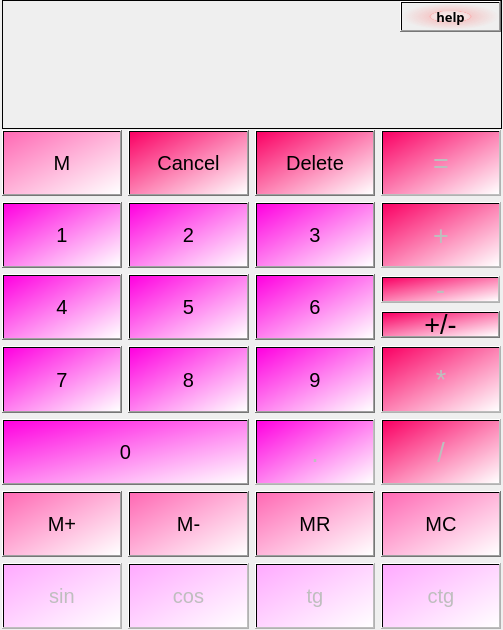
<?xml version="1.0" encoding="UTF-8"?>
<ui version="4.0">
 <class>MainWindow</class>
 <widget class="QMainWindow" name="MainWindow">
  <property name="enabled">
   <bool>true</bool>
  </property>
  <property name="geometry">
   <rect>
    <x>0</x>
    <y>0</y>
    <width>503</width>
    <height>630</height>
   </rect>
  </property>
  <property name="sizePolicy">
   <sizepolicy hsizetype="Fixed" vsizetype="Fixed">
    <horstretch>0</horstretch>
    <verstretch>0</verstretch>
   </sizepolicy>
  </property>
  <property name="minimumSize">
   <size>
    <width>503</width>
    <height>630</height>
   </size>
  </property>
  <property name="maximumSize">
   <size>
    <width>503</width>
    <height>630</height>
   </size>
  </property>
  <property name="windowTitle">
   <string>MainWindow</string>
  </property>
  <widget class="QWidget" name="centralwidget">
   <widget class="QLabel" name="lbl_for_text">
    <property name="geometry">
     <rect>
      <x>2</x>
      <y>0</y>
      <width>500</width>
      <height>129</height>
     </rect>
    </property>
    <property name="minimumSize">
     <size>
      <width>500</width>
      <height>129</height>
     </size>
    </property>
    <property name="maximumSize">
     <size>
      <width>500</width>
      <height>129</height>
     </size>
    </property>
    <property name="font">
     <font>
      <pointsize>20</pointsize>
     </font>
    </property>
    <property name="styleSheet">
     <string notr="true"/>
    </property>
    <property name="frameShape">
     <enum>QFrame::Box</enum>
    </property>
    <property name="frameShadow">
     <enum>QFrame::Plain</enum>
    </property>
    <property name="text">
     <string/>
    </property>
    <property name="textFormat">
     <enum>Qt::AutoText</enum>
    </property>
    <property name="scaledContents">
     <bool>false</bool>
    </property>
    <property name="wordWrap">
     <bool>false</bool>
    </property>
    <property name="openExternalLinks">
     <bool>false</bool>
    </property>
    <property name="textInteractionFlags">
     <set>Qt::NoTextInteraction</set>
    </property>
   </widget>
   <widget class="QWidget" name="formLayoutWidget">
    <property name="geometry">
     <rect>
      <x>0</x>
      <y>130</y>
      <width>501</width>
      <height>499</height>
     </rect>
    </property>
    <layout class="QGridLayout" name="lt_for_numbers">
     <property name="sizeConstraint">
      <enum>QLayout::SetNoConstraint</enum>
     </property>
     <property name="leftMargin">
      <number>2</number>
     </property>
     <property name="rightMargin">
      <number>0</number>
     </property>
     <item row="7" column="2">
      <widget class="QPushButton" name="btn_for_MR">
       <property name="sizePolicy">
        <sizepolicy hsizetype="MinimumExpanding" vsizetype="MinimumExpanding">
         <horstretch>0</horstretch>
         <verstretch>0</verstretch>
        </sizepolicy>
       </property>
       <property name="font">
        <font>
         <pointsize>15</pointsize>
        </font>
       </property>
       <property name="styleSheet">
        <string notr="true">background-color: qlineargradient(spread:pad, x1:0, y1:0, x2:1, y2:1, stop:0 rgba(255, 105, 180, 255), stop:1 rgba(255, 255, 255, 255));</string>
       </property>
       <property name="text">
        <string>MR</string>
       </property>
      </widget>
     </item>
     <item row="5" column="0">
      <widget class="QPushButton" name="btn_for_7">
       <property name="sizePolicy">
        <sizepolicy hsizetype="MinimumExpanding" vsizetype="MinimumExpanding">
         <horstretch>0</horstretch>
         <verstretch>0</verstretch>
        </sizepolicy>
       </property>
       <property name="font">
        <font>
         <pointsize>15</pointsize>
        </font>
       </property>
       <property name="styleSheet">
        <string notr="true">background-color: qlineargradient(spread:pad, x1:0, y1:0, x2:1, y2:1, stop:0 rgba(255, 0, 224, 255), stop:1 rgba(255, 255, 255, 255));</string>
       </property>
       <property name="text">
        <string>7</string>
       </property>
      </widget>
     </item>
     <item row="0" column="1">
      <widget class="QPushButton" name="btn_for_cancel">
       <property name="sizePolicy">
        <sizepolicy hsizetype="MinimumExpanding" vsizetype="MinimumExpanding">
         <horstretch>0</horstretch>
         <verstretch>0</verstretch>
        </sizepolicy>
       </property>
       <property name="font">
        <font>
         <pointsize>15</pointsize>
        </font>
       </property>
       <property name="styleSheet">
        <string notr="true">background-color: qlineargradient(spread:pad, x1:0, y1:0, x2:1, y2:1, stop:0 rgba(250, 0, 100, 255), stop:1 rgba(255, 255, 255, 255));</string>
       </property>
       <property name="text">
        <string>Cancel</string>
       </property>
      </widget>
     </item>
     <item row="7" column="3">
      <widget class="QPushButton" name="btn_for_MC">
       <property name="sizePolicy">
        <sizepolicy hsizetype="MinimumExpanding" vsizetype="MinimumExpanding">
         <horstretch>0</horstretch>
         <verstretch>0</verstretch>
        </sizepolicy>
       </property>
       <property name="font">
        <font>
         <pointsize>15</pointsize>
        </font>
       </property>
       <property name="styleSheet">
        <string notr="true">background-color: qlineargradient(spread:pad, x1:0, y1:0, x2:1, y2:1, stop:0 rgba(255, 105, 180, 255), stop:1 rgba(255, 255, 255, 255));</string>
       </property>
       <property name="text">
        <string>MC</string>
       </property>
      </widget>
     </item>
     <item row="8" column="1">
      <widget class="QPushButton" name="btn_cos">
       <property name="enabled">
        <bool>false</bool>
       </property>
       <property name="sizePolicy">
        <sizepolicy hsizetype="MinimumExpanding" vsizetype="MinimumExpanding">
         <horstretch>0</horstretch>
         <verstretch>0</verstretch>
        </sizepolicy>
       </property>
       <property name="font">
        <font>
         <pointsize>15</pointsize>
        </font>
       </property>
       <property name="styleSheet">
        <string notr="true">background-color: qlineargradient(spread:pad, x1:0, y1:0, x2:1, y2:1, stop:0 rgba(255, 170, 255, 255), stop:1 rgba(255, 255, 255, 255));</string>
       </property>
       <property name="text">
        <string>cos</string>
       </property>
      </widget>
     </item>
     <item row="3" column="2">
      <widget class="QPushButton" name="btn_for_3">
       <property name="sizePolicy">
        <sizepolicy hsizetype="MinimumExpanding" vsizetype="MinimumExpanding">
         <horstretch>0</horstretch>
         <verstretch>0</verstretch>
        </sizepolicy>
       </property>
       <property name="font">
        <font>
         <pointsize>15</pointsize>
        </font>
       </property>
       <property name="styleSheet">
        <string notr="true">background-color: qlineargradient(spread:pad, x1:0, y1:0, x2:1, y2:1, stop:0 rgba(255, 0, 224, 255), stop:1 rgba(255, 255, 255, 255));</string>
       </property>
       <property name="text">
        <string>3</string>
       </property>
      </widget>
     </item>
     <item row="0" column="3">
      <widget class="QPushButton" name="btn_for_equall">
       <property name="enabled">
        <bool>false</bool>
       </property>
       <property name="sizePolicy">
        <sizepolicy hsizetype="MinimumExpanding" vsizetype="MinimumExpanding">
         <horstretch>0</horstretch>
         <verstretch>0</verstretch>
        </sizepolicy>
       </property>
       <property name="font">
        <font>
         <pointsize>20</pointsize>
        </font>
       </property>
       <property name="styleSheet">
        <string notr="true">background-color: qlineargradient(spread:pad, x1:0, y1:0, x2:1, y2:1, stop:0 rgba(250, 0, 100, 255), stop:1 rgba(255, 255, 255, 255));</string>
       </property>
       <property name="text">
        <string>=</string>
       </property>
      </widget>
     </item>
     <item row="0" column="2">
      <widget class="QPushButton" name="btn_for_delete">
       <property name="sizePolicy">
        <sizepolicy hsizetype="MinimumExpanding" vsizetype="MinimumExpanding">
         <horstretch>0</horstretch>
         <verstretch>0</verstretch>
        </sizepolicy>
       </property>
       <property name="font">
        <font>
         <pointsize>15</pointsize>
        </font>
       </property>
       <property name="styleSheet">
        <string notr="true">background-color: qlineargradient(spread:pad, x1:0, y1:0, x2:1, y2:1, stop:0 rgba(250, 0, 100, 255), stop:1 rgba(255, 255, 255, 255));</string>
       </property>
       <property name="text">
        <string>Delete</string>
       </property>
      </widget>
     </item>
     <item row="4" column="2">
      <widget class="QPushButton" name="btn_for_6">
       <property name="sizePolicy">
        <sizepolicy hsizetype="MinimumExpanding" vsizetype="MinimumExpanding">
         <horstretch>0</horstretch>
         <verstretch>0</verstretch>
        </sizepolicy>
       </property>
       <property name="font">
        <font>
         <pointsize>15</pointsize>
        </font>
       </property>
       <property name="styleSheet">
        <string notr="true">background-color: qlineargradient(spread:pad, x1:0, y1:0, x2:1, y2:1, stop:0 rgba(255, 0, 224, 255), stop:1 rgba(255, 255, 255, 255));</string>
       </property>
       <property name="text">
        <string>6</string>
       </property>
      </widget>
     </item>
     <item row="3" column="0">
      <widget class="QPushButton" name="btn_for_1">
       <property name="sizePolicy">
        <sizepolicy hsizetype="MinimumExpanding" vsizetype="MinimumExpanding">
         <horstretch>0</horstretch>
         <verstretch>0</verstretch>
        </sizepolicy>
       </property>
       <property name="font">
        <font>
         <pointsize>15</pointsize>
        </font>
       </property>
       <property name="styleSheet">
        <string notr="true">background-color: qlineargradient(spread:pad, x1:0, y1:0, x2:1, y2:1, stop:0 rgba(255, 0, 224, 255), stop:1 rgba(255, 255, 255, 255));</string>
       </property>
       <property name="text">
        <string>1</string>
       </property>
      </widget>
     </item>
     <item row="6" column="2">
      <widget class="QPushButton" name="btn_for_point">
       <property name="enabled">
        <bool>false</bool>
       </property>
       <property name="sizePolicy">
        <sizepolicy hsizetype="MinimumExpanding" vsizetype="MinimumExpanding">
         <horstretch>0</horstretch>
         <verstretch>0</verstretch>
        </sizepolicy>
       </property>
       <property name="font">
        <font>
         <pointsize>20</pointsize>
        </font>
       </property>
       <property name="styleSheet">
        <string notr="true">background-color: qlineargradient(spread:pad, x1:0, y1:0, x2:1, y2:1, stop:0 rgba(255, 0, 224, 255), stop:1 rgba(255, 255, 255, 255));</string>
       </property>
       <property name="text">
        <string>.</string>
       </property>
      </widget>
     </item>
     <item row="6" column="3">
      <widget class="QPushButton" name="btn_for_div">
       <property name="enabled">
        <bool>false</bool>
       </property>
       <property name="sizePolicy">
        <sizepolicy hsizetype="MinimumExpanding" vsizetype="MinimumExpanding">
         <horstretch>0</horstretch>
         <verstretch>0</verstretch>
        </sizepolicy>
       </property>
       <property name="font">
        <font>
         <pointsize>20</pointsize>
        </font>
       </property>
       <property name="styleSheet">
        <string notr="true">background-color: qlineargradient(spread:pad, x1:0, y1:0, x2:1, y2:1, stop:0 rgba(250, 0, 100, 255), stop:1 rgba(255, 255, 255, 255));</string>
       </property>
       <property name="text">
        <string>/</string>
       </property>
      </widget>
     </item>
     <item row="8" column="2">
      <widget class="QPushButton" name="btn_tg">
       <property name="enabled">
        <bool>false</bool>
       </property>
       <property name="sizePolicy">
        <sizepolicy hsizetype="MinimumExpanding" vsizetype="MinimumExpanding">
         <horstretch>0</horstretch>
         <verstretch>0</verstretch>
        </sizepolicy>
       </property>
       <property name="font">
        <font>
         <pointsize>15</pointsize>
        </font>
       </property>
       <property name="styleSheet">
        <string notr="true">background-color: qlineargradient(spread:pad, x1:0, y1:0, x2:1, y2:1, stop:0 rgba(255, 170, 255, 255), stop:1 rgba(255, 255, 255, 255));</string>
       </property>
       <property name="text">
        <string>tg</string>
       </property>
      </widget>
     </item>
     <item row="5" column="3">
      <widget class="QPushButton" name="btn_for_mult">
       <property name="enabled">
        <bool>false</bool>
       </property>
       <property name="sizePolicy">
        <sizepolicy hsizetype="MinimumExpanding" vsizetype="MinimumExpanding">
         <horstretch>0</horstretch>
         <verstretch>0</verstretch>
        </sizepolicy>
       </property>
       <property name="font">
        <font>
         <pointsize>20</pointsize>
        </font>
       </property>
       <property name="styleSheet">
        <string notr="true">background-color: qlineargradient(spread:pad, x1:0, y1:0, x2:1, y2:1, stop:0 rgba(250, 0, 100, 255), stop:1 rgba(255, 255, 255, 255));</string>
       </property>
       <property name="text">
        <string>*</string>
       </property>
      </widget>
     </item>
     <item row="0" column="0">
      <widget class="QPushButton" name="btn_for_M">
       <property name="sizePolicy">
        <sizepolicy hsizetype="MinimumExpanding" vsizetype="MinimumExpanding">
         <horstretch>0</horstretch>
         <verstretch>0</verstretch>
        </sizepolicy>
       </property>
       <property name="font">
        <font>
         <pointsize>15</pointsize>
        </font>
       </property>
       <property name="styleSheet">
        <string notr="true">background-color: qlineargradient(spread:pad, x1:0, y1:0, x2:1, y2:1, stop:0 rgba(255, 105, 180, 255), stop:1 rgba(255, 255, 255, 255));</string>
       </property>
       <property name="text">
        <string>M</string>
       </property>
      </widget>
     </item>
     <item row="7" column="1">
      <widget class="QPushButton" name="btn_for_Mminus">
       <property name="sizePolicy">
        <sizepolicy hsizetype="MinimumExpanding" vsizetype="MinimumExpanding">
         <horstretch>0</horstretch>
         <verstretch>0</verstretch>
        </sizepolicy>
       </property>
       <property name="font">
        <font>
         <pointsize>15</pointsize>
        </font>
       </property>
       <property name="styleSheet">
        <string notr="true">background-color: qlineargradient(spread:pad, x1:0, y1:0, x2:1, y2:1, stop:0 rgba(255, 105, 180, 255), stop:1 rgba(255, 255, 255, 255));</string>
       </property>
       <property name="text">
        <string>M-</string>
       </property>
      </widget>
     </item>
     <item row="4" column="1">
      <widget class="QPushButton" name="btn_for_5">
       <property name="sizePolicy">
        <sizepolicy hsizetype="MinimumExpanding" vsizetype="MinimumExpanding">
         <horstretch>0</horstretch>
         <verstretch>0</verstretch>
        </sizepolicy>
       </property>
       <property name="font">
        <font>
         <pointsize>15</pointsize>
        </font>
       </property>
       <property name="styleSheet">
        <string notr="true">background-color: qlineargradient(spread:pad, x1:0, y1:0, x2:1, y2:1, stop:0 rgba(255, 0, 224, 255), stop:1 rgba(255, 255, 255, 255));</string>
       </property>
       <property name="text">
        <string>5</string>
       </property>
      </widget>
     </item>
     <item row="7" column="0">
      <widget class="QPushButton" name="btn_for_Mplus">
       <property name="sizePolicy">
        <sizepolicy hsizetype="MinimumExpanding" vsizetype="MinimumExpanding">
         <horstretch>0</horstretch>
         <verstretch>0</verstretch>
        </sizepolicy>
       </property>
       <property name="font">
        <font>
         <pointsize>15</pointsize>
        </font>
       </property>
       <property name="styleSheet">
        <string notr="true">background-color: qlineargradient(spread:pad, x1:0, y1:0, x2:1, y2:1, stop:0 rgba(255, 105, 180, 255), stop:1 rgba(255, 255, 255, 255));</string>
       </property>
       <property name="text">
        <string>M+</string>
       </property>
      </widget>
     </item>
     <item row="4" column="3">
      <layout class="QGridLayout" name="gridLayout">
       <item row="0" column="0">
        <widget class="QPushButton" name="btn_for_minus">
         <property name="enabled">
          <bool>false</bool>
         </property>
         <property name="sizePolicy">
          <sizepolicy hsizetype="MinimumExpanding" vsizetype="MinimumExpanding">
           <horstretch>119</horstretch>
           <verstretch>26</verstretch>
          </sizepolicy>
         </property>
         <property name="minimumSize">
          <size>
           <width>119</width>
           <height>27</height>
          </size>
         </property>
         <property name="maximumSize">
          <size>
           <width>119</width>
           <height>27</height>
          </size>
         </property>
         <property name="font">
          <font>
           <pointsize>20</pointsize>
          </font>
         </property>
         <property name="styleSheet">
          <string notr="true">background-color: qlineargradient(spread:pad, x1:0, y1:0, x2:1, y2:1, stop:0 rgba(250, 0, 100, 255), stop:1 rgba(255, 255, 255, 255));</string>
         </property>
         <property name="text">
          <string>-</string>
         </property>
        </widget>
       </item>
       <item row="1" column="0">
        <widget class="QPushButton" name="btn_for_neg">
         <property name="sizePolicy">
          <sizepolicy hsizetype="MinimumExpanding" vsizetype="MinimumExpanding">
           <horstretch>0</horstretch>
           <verstretch>0</verstretch>
          </sizepolicy>
         </property>
         <property name="minimumSize">
          <size>
           <width>119</width>
           <height>27</height>
          </size>
         </property>
         <property name="maximumSize">
          <size>
           <width>119</width>
           <height>27</height>
          </size>
         </property>
         <property name="font">
          <font>
           <pointsize>20</pointsize>
          </font>
         </property>
         <property name="styleSheet">
          <string notr="true">background-color: qlineargradient(spread:pad, x1:0, y1:0, x2:1, y2:1, stop:0 rgba(250, 0, 100, 255), stop:1 rgba(255, 255, 255, 255));</string>
         </property>
         <property name="text">
          <string>+/-</string>
         </property>
        </widget>
       </item>
      </layout>
     </item>
     <item row="8" column="0">
      <widget class="QPushButton" name="btn_sin">
       <property name="enabled">
        <bool>false</bool>
       </property>
       <property name="sizePolicy">
        <sizepolicy hsizetype="MinimumExpanding" vsizetype="MinimumExpanding">
         <horstretch>0</horstretch>
         <verstretch>0</verstretch>
        </sizepolicy>
       </property>
       <property name="minimumSize">
        <size>
         <width>0</width>
         <height>43</height>
        </size>
       </property>
       <property name="font">
        <font>
         <pointsize>15</pointsize>
        </font>
       </property>
       <property name="styleSheet">
        <string notr="true">background-color: qlineargradient(spread:pad, x1:0, y1:0, x2:1, y2:1, stop:0 rgba(255, 170, 255, 255), stop:1 rgba(255, 255, 255, 255));</string>
       </property>
       <property name="text">
        <string>sin</string>
       </property>
      </widget>
     </item>
     <item row="6" column="0" colspan="2">
      <widget class="QPushButton" name="btn_for_0">
       <property name="sizePolicy">
        <sizepolicy hsizetype="MinimumExpanding" vsizetype="MinimumExpanding">
         <horstretch>0</horstretch>
         <verstretch>0</verstretch>
        </sizepolicy>
       </property>
       <property name="font">
        <font>
         <pointsize>15</pointsize>
        </font>
       </property>
       <property name="styleSheet">
        <string notr="true">background-color: qlineargradient(spread:pad, x1:0, y1:0, x2:1, y2:1, stop:0 rgba(255, 0, 224, 255), stop:1 rgba(255, 255, 255, 255));</string>
       </property>
       <property name="text">
        <string>0</string>
       </property>
      </widget>
     </item>
     <item row="5" column="2">
      <widget class="QPushButton" name="btn_for_9">
       <property name="sizePolicy">
        <sizepolicy hsizetype="MinimumExpanding" vsizetype="MinimumExpanding">
         <horstretch>0</horstretch>
         <verstretch>0</verstretch>
        </sizepolicy>
       </property>
       <property name="font">
        <font>
         <pointsize>15</pointsize>
        </font>
       </property>
       <property name="styleSheet">
        <string notr="true">background-color: qlineargradient(spread:pad, x1:0, y1:0, x2:1, y2:1, stop:0 rgba(255, 0, 224, 255), stop:1 rgba(255, 255, 255, 255));</string>
       </property>
       <property name="text">
        <string>9</string>
       </property>
      </widget>
     </item>
     <item row="3" column="1">
      <widget class="QPushButton" name="btn_for_2">
       <property name="sizePolicy">
        <sizepolicy hsizetype="MinimumExpanding" vsizetype="MinimumExpanding">
         <horstretch>0</horstretch>
         <verstretch>0</verstretch>
        </sizepolicy>
       </property>
       <property name="font">
        <font>
         <pointsize>15</pointsize>
        </font>
       </property>
       <property name="styleSheet">
        <string notr="true">background-color: qlineargradient(spread:pad, x1:0, y1:0, x2:1, y2:1, stop:0 rgba(255, 0, 224, 255), stop:1 rgba(255, 255, 255, 255));</string>
       </property>
       <property name="text">
        <string>2</string>
       </property>
      </widget>
     </item>
     <item row="5" column="1">
      <widget class="QPushButton" name="btn_for_8">
       <property name="sizePolicy">
        <sizepolicy hsizetype="MinimumExpanding" vsizetype="MinimumExpanding">
         <horstretch>0</horstretch>
         <verstretch>0</verstretch>
        </sizepolicy>
       </property>
       <property name="font">
        <font>
         <pointsize>15</pointsize>
        </font>
       </property>
       <property name="styleSheet">
        <string notr="true">background-color: qlineargradient(spread:pad, x1:0, y1:0, x2:1, y2:1, stop:0 rgba(255, 0, 224, 255), stop:1 rgba(255, 255, 255, 255));</string>
       </property>
       <property name="text">
        <string>8</string>
       </property>
      </widget>
     </item>
     <item row="8" column="3">
      <widget class="QPushButton" name="btn_ctg">
       <property name="enabled">
        <bool>false</bool>
       </property>
       <property name="sizePolicy">
        <sizepolicy hsizetype="MinimumExpanding" vsizetype="MinimumExpanding">
         <horstretch>0</horstretch>
         <verstretch>0</verstretch>
        </sizepolicy>
       </property>
       <property name="font">
        <font>
         <pointsize>15</pointsize>
        </font>
       </property>
       <property name="styleSheet">
        <string notr="true">background-color: qlineargradient(spread:pad, x1:0, y1:0, x2:1, y2:1, stop:0 rgba(255, 170, 255, 255), stop:1 rgba(255, 255, 255, 255));</string>
       </property>
       <property name="text">
        <string>ctg</string>
       </property>
      </widget>
     </item>
     <item row="4" column="0">
      <widget class="QPushButton" name="btn_for_4">
       <property name="sizePolicy">
        <sizepolicy hsizetype="MinimumExpanding" vsizetype="MinimumExpanding">
         <horstretch>0</horstretch>
         <verstretch>0</verstretch>
        </sizepolicy>
       </property>
       <property name="font">
        <font>
         <pointsize>15</pointsize>
        </font>
       </property>
       <property name="styleSheet">
        <string notr="true">background-color: qlineargradient(spread:pad, x1:0, y1:0, x2:1, y2:1, stop:0 rgba(255, 0, 224, 255), stop:1 rgba(255, 255, 255, 255));</string>
       </property>
       <property name="text">
        <string>4</string>
       </property>
      </widget>
     </item>
     <item row="3" column="3">
      <widget class="QPushButton" name="btn_for_plus">
       <property name="enabled">
        <bool>false</bool>
       </property>
       <property name="sizePolicy">
        <sizepolicy hsizetype="MinimumExpanding" vsizetype="MinimumExpanding">
         <horstretch>0</horstretch>
         <verstretch>0</verstretch>
        </sizepolicy>
       </property>
       <property name="font">
        <font>
         <pointsize>20</pointsize>
        </font>
       </property>
       <property name="styleSheet">
        <string notr="true">background-color: qlineargradient(spread:pad, x1:0, y1:0, x2:1, y2:1, stop:0 rgba(250, 0, 100, 255), stop:1 rgba(255, 255, 255, 255));</string>
       </property>
       <property name="text">
        <string>+</string>
       </property>
      </widget>
     </item>
    </layout>
   </widget>
   <widget class="QPushButton" name="btn_help">
    <property name="geometry">
     <rect>
      <x>400</x>
      <y>1</y>
      <width>101</width>
      <height>31</height>
     </rect>
    </property>
    <property name="font">
     <font>
      <family>Script MT Bold</family>
      <pointsize>10</pointsize>
      <bold>true</bold>
     </font>
    </property>
    <property name="cursor">
     <cursorShape>WhatsThisCursor</cursorShape>
    </property>
    <property name="styleSheet">
     <string notr="true">background-color: qradialgradient(spread:pad, cx:0.5, cy:0.5, radius:0.5, fx:0.5, fy:0.5, stop:0 rgba(255, 235, 235, 206), stop:0.35 rgba(255, 188, 188, 80), stop:0.4 rgba(255, 162, 162, 80), stop:0.425 rgba(255, 132, 132, 156), stop:0.44 rgba(252, 128, 128, 80), stop:1 rgba(255, 255, 255, 0));
</string>
    </property>
    <property name="text">
     <string>help</string>
    </property>
   </widget>
  </widget>
 </widget>
 <resources/>
 <connections/>
</ui>
